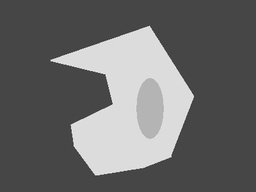
#> input picture semester2/data/MODEL.jpg, 256 x 192 px, shrunk from 400 x 300 before the run
$ jupyter execute --allow-errors c-10.ipynb   (shell and % lines are left out)   (Python 2 division)
#> lines starting #> are read from the running program, lines starting #| are printed output that depends on the picture
# Обработка изображения с шумами
## random ИЛИ соль+перец ИЛИ оба пространственными фильтрами

[cell 1]
import pandas as pd
import numpy as np

import matplotlib.pyplot as plt
from matplotlib.pyplot import imshow
from lib.helpersmd import readFromDat

[cell 2]
import numpy as np
import os
import cv2
def noisy(image):
    row,col = image.shape
    s_vs_p = 0.5
    amount = 0.0004
    out = np.copy(image)
    # Salt mode
    num_salt = np.ceil(amount * image.size * s_vs_p)
    coords = [np.random.randint(0, i - 1, int(num_salt))
              for i in image.shape]
    out[coords] = 1

    # Pepper mode
    num_pepper = np.ceil(amount* image.size * (1. - s_vs_p))
    coords = [np.random.randint(0, i - 1, int(num_pepper))
              for i in image.shape]
    out[coords] = 0
    return out

[cell 3]
def medianFilter(model,startx,endx,starty,endy):
    block=model[startx:endx,starty:endy].flatten()
    block=np.sort(block)
    return block[block.shape[0]/2]
def meanFilter(model,startx,endx,starty,endy):
    block=model[startx:endx,starty:endy].flatten()
    return block.mean()

## 1. Explore Original Image

[cell 4]
from PIL import Image
model = np.array(Image.open("./data/MODEL.jpg"))
#> model is the input picture: shape (192, 256); min 46, max 254, mean 106.1
model = (model-model.min())
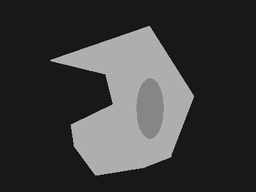
#> model: shape (192, 256); min 0, max 208, mean 60.1
size=model.shape
#> size = (192, 256)
plt.figure()
plt.title('Original Image')
imshow(model,cmap='gray')

## 2. Add Random Noise

[cell 5]
prob=np.random.randint(0,100,size)<20
ns=np.multiply(prob,np.random.randint(-10,10,size))
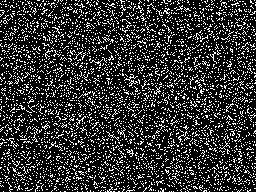
#> prob: shape (192, 256) bool; 19.7% white in thin lines or dots
noiseimg1=model+ns
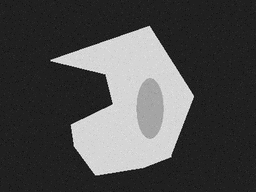
#> noiseimg1: shape (192, 256) int64; min -3, max 208, mean 60; drawn with min black and max white
plt.figure()
plt.title('Add Random Noise')
imshow(noiseimg1,cmap='gray')

### 2.1 Process with Median Filter

[cell 6]
mask_size=10
newimg=np.zeros_like(model)
for i in range(newimg.shape[0]):
    for j in range(newimg.shape[1]):
        startx=max(0,i-mask_size/2)
        starty=max(0,j-mask_size/2)
        endx=i+mask_size/2
        endy=j+mask_size/2
        newimg[i,j]=medianFilter(noiseimg1,startx,endx,starty,endy)
plt.figure()
plt.title("Random Noise, Median filter, mask size = {} ".format(mask_size))
imshow(newimg,cmap='gray')

### 2.2 Process with Mean Filter

[cell 7]
mask_size=4
newimg=np.zeros_like(model)
for i in range(newimg.shape[0]):
    for j in range(newimg.shape[1]):
        startx=max(0,i-mask_size/2)
        starty=max(0,j-mask_size/2)
        endx=i+mask_size/2
        endy=j+mask_size/2
        newimg[i,j]=meanFilter(noiseimg1,startx,endx,starty,endy)
#> this loop made 192 passes
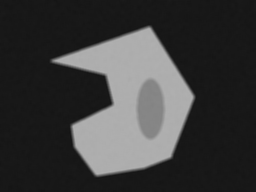
#> newimg: shape (192, 256); min 20, max 177, mean 59.6
plt.figure()
plt.title("Random Noise, Mean filter, mask size = {} ".format(mask_size))
imshow(newimg,cmap='gray')

## 3. Add Salt-pepper Noise

#> (a cell that did not finish here is left out)

### 3.1 Process with Median Filter

[cell 9]
mask_size=10
newimg=np.zeros_like(model)
#> (the rest of this cell did not finish here and is left out)

### 3.2 Process with Mean Filter

[cell 10]
mask_size=3
newimg=np.zeros_like(model)
#> (the rest of this cell did not finish here and is left out)

## 4. Add Random noise + Salt-pepper Noise

[cell 11]
prob=np.random.randint(0,100,size)<20
ns=np.multiply(prob,np.random.randint(-2,2,size))
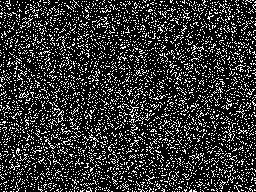
#> prob: shape (192, 256) bool; 19.7% white in thin lines or dots
#> (the rest of this cell did not finish here and is left out)
